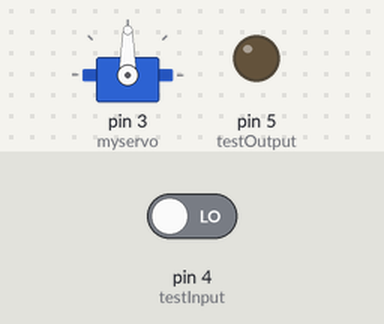
A sketch run on a simulated Arduino Uno, built with avr-gcc and run on an emulated ATmega328P. On the bench: servo, output pins drawn as LEDs (lit = HIGH). The test bench sets the inputs (shaded band); at power-on: pin 4 (testInput) LOW.

Above: at 1.2 s.
1.3 s: pin 4 (testInput) driven HIGH
At 1.75 s:
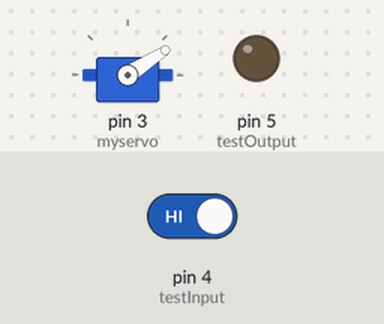
At 3.89 s:
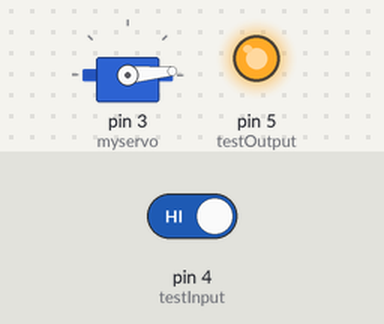
4.3 s: pin 4 (testInput) driven LOW
At 8.0 s:
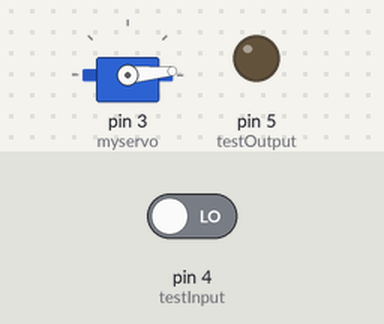
Timing chart, 0 to 9.5 s (numbered marks = the images above; inputs shaded):
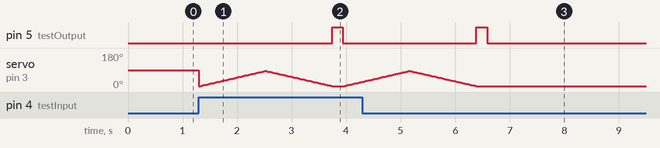

The sketch:

BiohackPillDispenser2.ino
```cpp
#include <Servo.h>

Servo myservo;

int posServ = 2;
int testInput = 4;
int testOutput = 5;
int communicate = 0;

void setup() {
  myservo.attach(3);
  pinMode(testInput, INPUT);
  pinMode(testOutput, OUTPUT);
}

void loop() {
  digitalWrite(testOutput, LOW);
  communicate = digitalRead(testInput);
  if (communicate == HIGH) {
    for (posServ = 5; posServ <= 85; posServ += 1) {
      myservo.write(posServ);
      delay(15);
    }
    for (posServ = 85; posServ >= 5; posServ -= 1) {
      myservo.write(posServ);
      delay(15);
    }
    digitalWrite(testOutput, HIGH);
    delay(200);
  }
}
```

firmwareUSBsample.ino
```cpp
#define BLYNK_TEMPLATE_ID "TMPL2rQv0mCLk"
#define BLYNK_TEMPLATE_NAME "Quickstart Template"
#define BLYNK_AUTH_TOKEN "rMs6j9OhRPhl1_FV5z-8RAhh_-wypM4E"
char ssid [] = "Navier";
char pass [] = "Rahul135";
```

Measured:
- after the input at 1.3 s, pin 5 (testOutput): LOW → HIGH after 2.4 s, → LOW 0.20 s later
- after the input at 4.3 s, pin 5 (testOutput): goes on until 6.6 s, then stays LOW; servo on pin 3 (myservo): goes on until 6.4 s, then stays 5°
